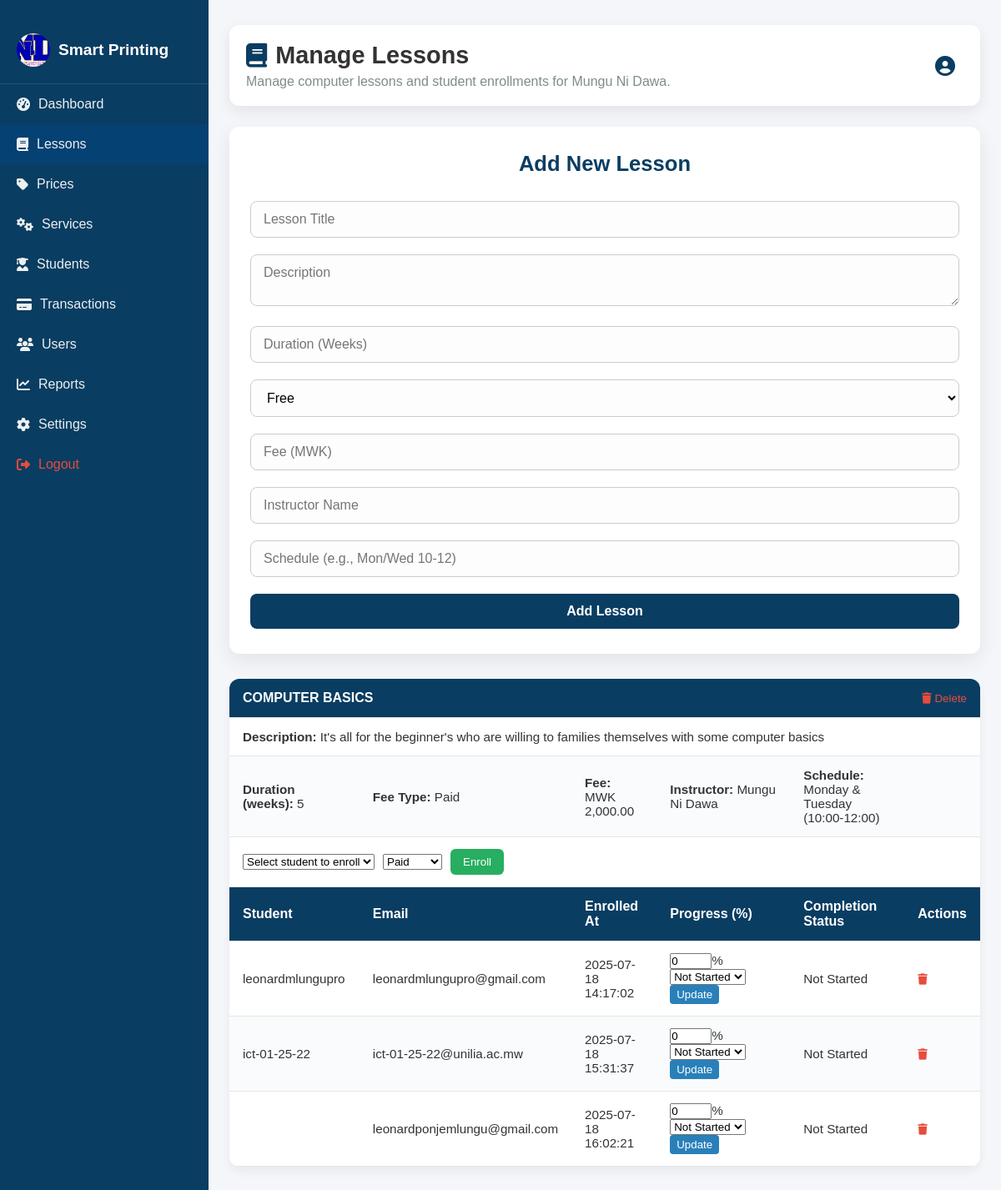
The page /admin/manage_lessons.php on the database its author committed.
### tables this page shows
CREATE TABLE IF NOT EXISTS `settings` (
  `id` int NOT NULL AUTO_INCREMENT,
  `business_name` varchar(255) NOT NULL DEFAULT 'Smart Printing System',
  `logo_path` varchar(255) DEFAULT 'assets/images/MND.jpeg',
  `contact_email` varchar(100) DEFAULT 'admin@example.com',
  `phone` varchar(50) DEFAULT NULL,
  `address` text,
  `paychangu_api_key` text,
  `mysql_user` varchar(50) DEFAULT 'root',
  `mysql_password` varchar(100) DEFAULT NULL,
  `created_at` timestamp NULL DEFAULT CURRENT_TIMESTAMP,
  `updated_at` timestamp NULL DEFAULT CURRENT_TIMESTAMP ON UPDATE CURRENT_TIMESTAMP,
  `site_timezone` varchar(100) DEFAULT 'Africa/Blantyre',
  `footer_text` varchar(255) DEFAULT '© 2025 Mungu Ni Dawa',
  `maintenance_mode` tinyint(1) DEFAULT '0',
  PRIMARY KEY (`id`)
);

CREATE TABLE IF NOT EXISTS `lessons` (
  `id` int NOT NULL AUTO_INCREMENT,
  `title` varchar(255) NOT NULL,
  `description` text,
  `duration` varchar(50) DEFAULT NULL,
  `fee` decimal(10,2) DEFAULT NULL,
  `instructor` varchar(100) DEFAULT NULL,
  `schedule` varchar(100) DEFAULT NULL,
  `created_at` timestamp NULL DEFAULT CURRENT_TIMESTAMP,
  `duration_weeks` int DEFAULT '0',
  `fee_type` varchar(20) DEFAULT 'paid',
  `image` varchar(255) DEFAULT 'default.jpg',
  PRIMARY KEY (`id`)
);

CREATE TABLE IF NOT EXISTS `enrollments` (
  `id` int NOT NULL AUTO_INCREMENT,
  `full_name` varchar(100) DEFAULT NULL,
  `user_id` int NOT NULL,
  `lesson_id` int NOT NULL,
  `status` varchar(20) DEFAULT 'pending',
  `progress` int DEFAULT '0',
  `completion_status` varchar(50) DEFAULT 'Not Started',
  `enrolled_at` datetime NOT NULL DEFAULT CURRENT_TIMESTAMP,
  `email` varchar(100) DEFAULT NULL,
  `payment_status` varchar(20) DEFAULT 'Pending',
  PRIMARY KEY (`id`),
  KEY `user_id` (`user_id`),
  KEY `lesson_id` (`lesson_id`)
);

### admin/includes/load_settings.php (called while the page is built, shortened)
<?php
$settings = [
    'business_name' => 'Smart Printing System',
    'logo_path' => '/smart-printing-system/assets/images/logo.png',
    'contact_email' => '',
    'address' => '',
    'whatsapp_number' => '',
    'footer_text' => '© ' . date('Y') . ' Smart Printing System — All rights reserved.',
    'site_timezone' => 'Africa/Blantyre',
    'maintenance_mode' => 0
];
$result = $conn->query("SELECT business_name, logo_path, contact_email, address, phone, site_timezone, footer_text, maintenance_mode FROM settings WHERE id = 1 LIMIT 1");
if ($result && $result->num_rows > 0) {
    $row = $result->fetch_assoc();
    foreach ($row as $key => $value) {
        if (!empty($value)) {
            $settings[$key] = $value;
        }
    }
}
?>

### admin/includes/functions.php (called while the page is built, shortened)
<?php
function formatCurrency($amount)
{
    return "MWK " . number_format($amount, 2);
}

### admin/manage_lessons.php (the view, shortened to what this page needs)
<?php
include 'includes/functions.php';
include 'includes/load_settings.php';
$lessons = [];
$result = $conn->query("SELECT * FROM lessons ORDER BY created_at DESC");
while ($row = $result->fetch_assoc()) {
    $lessons[] = $row;
}
$enrollments = [];
foreach ($lessons as $lesson) {
    $stmt = $conn->prepare("SELECT * FROM enrollments WHERE lesson_id = ?");
    $stmt->bind_param("i", $lesson['id']);
    $stmt->execute();
    $result = $stmt->get_result();
    $enrollments[$lesson['id']] = $result ? $result->fetch_all(MYSQLI_ASSOC) : [];
}
?>
<!DOCTYPE html>
<html lang="en">
<head>
    <link rel="stylesheet" href="/smart-printing-system/assets/css/admin_style.css" />
    <link rel="stylesheet" href="https://cdnjs.cloudflare.com/ajax/libs/font-awesome/6.5.0/css/all.min.css" />
</head>
<body>
    <div class="admin-wrapper">
        <div class="sidebar">
            <div class="logo">
                <img src="<?php echo htmlspecialchars($settings['logo_path']); ?>" alt="Logo" class="logo-img" />
                <span><?php echo htmlspecialchars($settings['business_name']); ?></span>
            </div>
            <a href="dashboard.php"><i class="fas fa-tachometer-alt"></i> Dashboard</a>
            <a href="manage_lessons.php" class="active"><i class="fas fa-book"></i> Lessons</a>
            <a href="manage_prices.php"><i class="fas fa-tag"></i> Prices</a>
            <a href="manage_services.php"><i class="fas fa-cogs"></i> Services</a>
            <a href="manage_students.php"><i class="fas fa-user-graduate"></i> Students</a>
            <a href="manage_transactions.php"><i class="fas fa-credit-card"></i> Transactions</a>
            <a href="manage_users.php"><i class="fas fa-users"></i> Users</a>
            <a href="reports.php"><i class="fas fa-chart-line"></i> Reports</a>
            <a href="settings.php"><i class="fas fa-cog"></i> Settings</a>
            <a href="../logout.php" style="color: red;" onclick="return confirm('Are you sure you want to logout?');"><i class="fas fa-sign-out-alt"></i> Logout</a>
        </div>
        <div class="main-content">
            <header class="dashboard-header">
                <div class="header-content">
                    <h1><i class="fas fa-book"></i> Manage Lessons</h1>
                    <p>Manage computer lessons and student enrollments for Mungu Ni Dawa.</p>
                </div>
                <div class="user-profile">
                    <i class="fas fa-user-circle"></i>
                </div>
            </header>
            <div class="form-container">
                <h2>Add New Lesson</h2>
                <form method="POST">
                    <input type="text" name="title" placeholder="Lesson Title" required />
                    <textarea name="description" placeholder="Description" required></textarea>
                    <input type="number" name="duration_weeks" placeholder="Duration (Weeks)" required min="1" />
                    <select name="fee_type" required onchange="this.form.fee.disabled = this.value === 'Free'">
                        <option value="Free">Free</option>
                    </select>
                    <input type="number" name="fee" placeholder="Fee (MWK)" step="0.01" min="0" disabled />
                    <input type="text" name="instructor" placeholder="Instructor Name" required />
                    <input type="text" name="schedule" placeholder="Schedule (e.g., Mon/Wed 10-12)" required />
                    <button type="submit">Add Lesson</button>
                </form>
            </div>
            <?php foreach ($lessons as $lesson): ?>
                <table class="lesson-table">
                    <thead>
                        <tr>
                            <th colspan="6">
                                <?php echo htmlspecialchars($lesson['title']); ?>
                                <form method="POST" style="float: right;">
                                    <button type="submit" onclick="return confirm('Are you sure you want to delete this lesson?');" style="background:none;border:none;color:#e74c3c;cursor:pointer;">
                                        <i class="fas fa-trash"></i> Delete
                                    </button>
                                </form>
                            </th>
                        </tr>
                    </thead>
                    <tbody>
                        <tr><td colspan="6"><strong>Description:</strong> <?php echo htmlspecialchars($lesson['description']); ?></td></tr>
                        <tr><td><strong>Duration (weeks):</strong> <?php echo (int)$lesson['duration_weeks']; ?></td>
                            <td><strong>Fee Type:</strong> <?php echo htmlspecialchars($lesson['fee_type']); ?></td>
                            <td><strong>Fee:</strong> <?php echo formatCurrency($lesson['fee']); ?></td>
                            <td><strong>Instructor:</strong> <?php echo htmlspecialchars($lesson['instructor']); ?></td>
                            <td><strong>Schedule:</strong> <?php echo htmlspecialchars($lesson['schedule']); ?></td>
                            <td></td>
                        </tr>
                        <tr><td colspan="6">
                            <form method="POST" style="display:flex; gap: 10px; flex-wrap: wrap; align-items:center;">
                                <select name="user_id" required>
                                    <option value="">Select student to enroll</option>
                                </select>
                                <select name="payment_status" required>
                                    <option value="Paid">Paid</option>
                                </select>
                                <button type="submit" style="background:#27ae60;color:#fff;padding:8px 15px;border:none;border-radius:6px;cursor:pointer;">Enroll</button>
                            </form>
                        </td></tr>
                        <tr>
                            <th>Student</th>
                            <th>Email</th>
                            <th>Enrolled At</th>
                            <th>Progress (%)</th>
                            <th>Completion Status</th>
                            <th>Actions</th>
                        </tr>
                        <?php if (!empty($enrollments[$lesson['id']])): ?>
                            <?php foreach ($enrollments[$lesson['id']] as $enroll): ?>
                                <tr>
                                    <td><?php echo htmlspecialchars($enroll['full_name']); ?></td>
                                    <td><?php echo htmlspecialchars($enroll['email']); ?></td>
                                    <td><?php echo htmlspecialchars($enroll['enrolled_at']); ?></td>
                                    <td>
                                        <form method="POST" style="display:inline-block; min-width: 120px;">
                                            <input type="number" name="progress" value="<?php echo (int)$enroll['progress']; ?>" min="0" max="100" style="width: 50px;" required />%
                                            <select name="completion_status" required>
                                                <option value="Not Started" <?php if ($enroll['completion_status'] === 'Not Started') echo 'selected'; ?>>Not Started</option>
                                            </select>
                                            <button type="submit" style="padding:4px 8px; background:#2980b9; color:#fff; border:none; border-radius:4px; cursor:pointer;">Update</button>
                                        </form>
                                    </td>
                                    <td><?php echo htmlspecialchars($enroll['completion_status']); ?></td>
                                    <td>
                                        <form method="POST" onsubmit="return confirm('Delete this enrollment?');" style="display:inline-block;">
                                            <button type="submit" style="background:none;border:none;color:#e74c3c;cursor:pointer;"><i class="fas fa-trash"></i></button>
                                        </form>
                                    </td>
                                </tr>
                            <?php endforeach; ?>
                        <?php else: ?>
                            <tr><td colspan="6" style="text-align:center; color:#999;">No enrollments yet.</td></tr>
                        <?php endif; ?>
                    </tbody>
                </table>
            <?php endforeach; ?>
        </div>
    </div>
</body>
</html>

### assets/css/admin_style.css (style rules this page uses)
* { margin: 0; padding: 0; box-sizing: border-box; font-family: 'Arial', sans-serif; }
body { background-color: #f4f6f9; color: #333; overflow-x: hidden; }
.admin-wrapper { display: flex; min-height: 100vh; }
.sidebar { width: 250px; background-color: #0a3d62; color: #fff; padding: 20px 0; position: fixed; top: 0; bottom: 0; left: 0; overflow-y: auto; z-index: 1000; }
.sidebar .logo { display: flex; align-items: center; padding: 20px; border-bottom: 1px solid rgba(255, 255, 255, 0.1); }
.sidebar .logo-img { width: 40px; height: 40px; margin-right: 10px; border-radius: 50%; object-fit: cover; }
.sidebar span { font-size: 1.2rem; font-weight: bold; }
.sidebar a { display: flex; align-items: center; padding: 15px 20px; color: #ecf0f1; text-decoration: none; transition: background 0.3s ease; }
.sidebar a i { margin-right: 10px; }
.sidebar a:hover, .sidebar a.active { background-color: #064173; }
.sidebar a[style*="color: red"] { color: #e74c3c !important; }
.main-content { margin-left: 250px; padding: 30px 25px; width: calc(100% - 250px); transition: margin-left 0.3s ease; }
.dashboard-header { display: flex; justify-content: space-between; align-items: center; background-color: #fff; padding: 20px; border-radius: 12px; box-shadow: 0 6px 18px rgba(0, 0, 0, 0.08); margin-bottom: 25px; flex-wrap: wrap; }
.header-content h1 { font-size: 1.8rem; display: flex; align-items: center; }
.header-content h1 i { margin-right: 10px; color: #0a3d62; }
.header-content p { color: #7f8c8d; margin-top: 6px; }
.user-profile { display: flex; align-items: center; font-size: 1rem; color: #2c3e50; }
.user-profile i { font-size: 1.5rem; margin-right: 10px; color: #0a3d62; }
.sidebar { width: 250px; background-color: #0a3d62; color: #fff; padding: 20px 0; position: fixed; top: 0; bottom: 0; left: 0; overflow-y: auto; z-index: 1000; transition: transform 0.3s ease; }

### admin/manage_lessons.php (style rules this page uses)
* { box-sizing: border-box; margin: 0; padding: 0; }
.lesson-table, .enrollment-table { width: 100%; border-collapse: collapse; margin: 30px 0; background: #ffffff; border-radius: 12px; box-shadow: 0 6px 12px rgba(0, 0, 0, 0.05); overflow: hidden; }
.lesson-table th, .lesson-table td, .enrollment-table th, .enrollment-table td { padding: 14px 16px; text-align: left; border-bottom: 1px solid #e6e6e6; font-size: 0.95rem; color: #333; }
.lesson-table th, .enrollment-table th { background: #0a3d62; color: #ffffff; font-weight: 600; font-size: 1rem; }
.lesson-table tr:nth-child(even), .enrollment-table tr:nth-child(even) { background: #f9fbfd; }
.form-container { background: #ffffff; padding: 30px 25px; border-radius: 12px; box-shadow: 0 8px 24px rgba(0, 0, 0, 0.08); margin-bottom: 30px; max-width: 100%; }
.form-container h2 { margin-bottom: 20px; color: #0a3d62; font-size: 1.6rem; font-weight: 600; text-align: center; }
.form-container input, .form-container select, .form-container textarea { width: 100%; padding: 12px 15px; margin: 10px 0; border-radius: 8px; border: 1px solid #ccc; font-size: 1rem; transition: border-color 0.3s ease; font-family: inherit; background-color: #fdfdfd; }
.form-container select option { padding: 10px; }
.form-container button { width: 100%; padding: 12px; background-color: #0a3d62; color: white; border: none; border-radius: 8px; font-size: 1rem; font-weight: 600; cursor: pointer; margin-top: 10px; transition: background-color 0.3s ease; }

### rows shown on the page
settings: logo_path (picture), business_name "Smart Printing"
lessons: title "COMPUTER BASICS", description "It's all for the beginner's who are willing to families themselves with some computer basics", duration_weeks "5", fee_type "Paid", fee "MWK 2,000.00", instructor "Mungu Ni Dawa", schedule "Monday & Tuesday (10:00-12:00)"
enrollments: full_name "leonardmlungupro", email "leonardmlungupro@gmail.com", enrolled_at "2025-07-18 14:17:02", progress "0", completion_status "Not Started"
enrollments: full_name "ict-01-25-22", email "ict-01-25-22@unilia.ac.mw", enrolled_at "2025-07-18 15:31:37", progress "0", completion_status "Not Started"
enrollments: email "leonardponjemlungu@gmail.com", enrolled_at "2025-07-18 16:02:21", progress "0", completion_status "Not Started"
